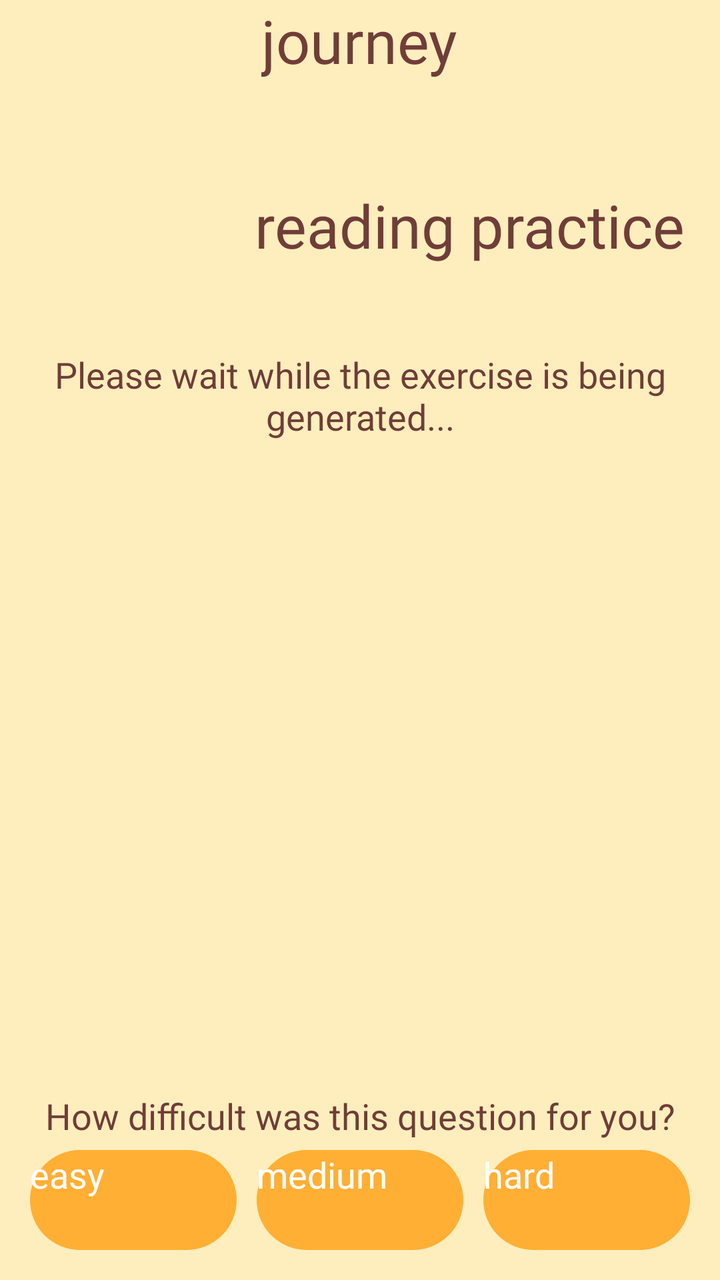
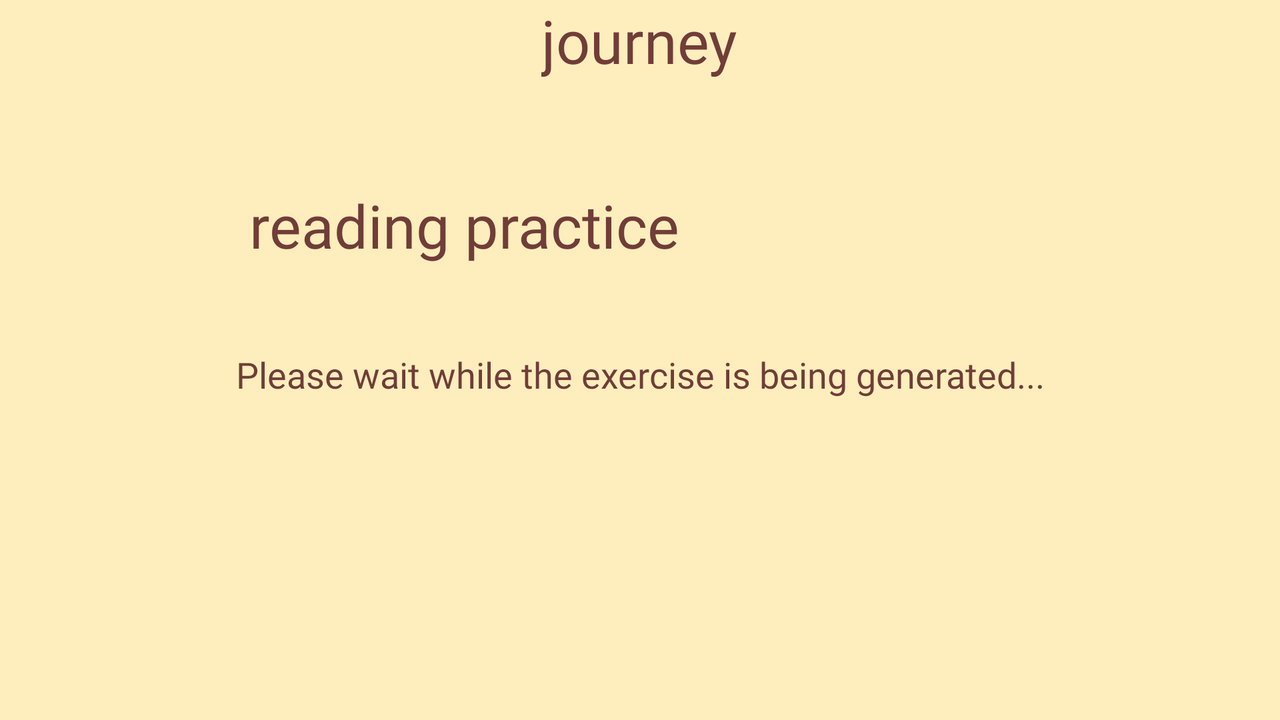

An Android layout and its configuration variant, each rendered on a device that would load it. The default file and the variant file are quoted in full after the pictures.
<!-- AndroidManifest.xml: application theme Theme.ChatBot -->
<!-- res/layout/activity_reading.xml -->
<?xml version="1.0" encoding="utf-8"?>
<androidx.constraintlayout.widget.ConstraintLayout xmlns:android="http://schemas.android.com/apk/res/android"
    xmlns:app="http://schemas.android.com/apk/res-auto"
    xmlns:tools="http://schemas.android.com/tools"
    android:id="@+id/main"
    android:layout_width="match_parent"
    android:layout_height="match_parent"
    android:background="#ffeebd"
    tools:context=".ReadingActivity">

    <LinearLayout
        android:id="@+id/topLayout"
        android:layout_width="0dp"
        android:layout_height="wrap_content"
        android:orientation="vertical"
        app:layout_constraintTop_toTopOf="parent"
        app:layout_constraintStart_toStartOf="parent"
        app:layout_constraintEnd_toEndOf="parent">

        <TextView
            android:id="@+id/journeytxt"
            android:layout_width="wrap_content"
            android:layout_height="55dp"
            android:layout_gravity="center"
            android:fontFamily="@font/od_bold"
            android:text="journey"
            android:textColor="#703d38"
            android:textSize="30dp" />

        <LinearLayout
            android:layout_width="match_parent"
            android:layout_height="110dp"
            android:orientation="horizontal"
            android:gravity="center">

            <ImageView
                android:id="@+id/imageView2"
                android:layout_width="110dp"
                android:layout_height="110dp"
                app:srcCompat="@drawable/book" />

            <TextView
                android:id="@+id/readingtxt"
                android:layout_width="wrap_content"
                android:layout_height="55dp"
                android:layout_gravity="center"
                android:layout_marginTop="10dp"
                android:fontFamily="@font/od_bold"
                android:text="reading practice"
                android:textColor="#703d38"
                android:textSize="30dp" />

        </LinearLayout>
    </LinearLayout>

    <ScrollView
        android:id="@+id/scrollView"
        android:layout_width="0dp"
        android:layout_height="0dp"
        android:layout_margin="10dp"
        app:layout_constraintTop_toBottomOf="@+id/topLayout"
        app:layout_constraintStart_toStartOf="parent"
        app:layout_constraintEnd_toEndOf="parent"
        app:layout_constraintBottom_toTopOf="@+id/diffTxt">

        <TextView
            android:id="@+id/texttxt"
            android:layout_width="match_parent"
            android:layout_height="wrap_content"
            android:fontFamily="@font/od_regular"
            android:text="Please wait while the exercise is being generated..."
            android:textAlignment="center"
            android:textColor="#703d38"
            android:textSize="18sp" />
    </ScrollView>

    <TextView
        android:id="@+id/diffTxt"
        android:layout_width="0dp"
        android:layout_height="wrap_content"
        android:textAlignment="center"
        android:textColor="#703d38"
        android:textSize="18sp"
        android:fontFamily="@font/od_regular"
        android:text="How difficult was this question for you?"
        app:layout_constraintTop_toBottomOf="@+id/scrollView"
        app:layout_constraintStart_toStartOf="parent"
        app:layout_constraintEnd_toEndOf="parent"
        app:layout_constraintBottom_toTopOf="@+id/buttonLayout"
        app:layout_constraintHorizontal_bias="0.5" />

    <LinearLayout
        android:id="@+id/buttonLayout"
        android:layout_width="0dp"
        android:layout_height="wrap_content"
        android:orientation="horizontal"
        android:layout_marginStart="10dp"
        android:layout_marginEnd="10dp"
        android:layout_marginBottom="10dp"
        app:layout_constraintTop_toBottomOf="@+id/diffTxt"
        app:layout_constraintStart_toStartOf="parent"
        app:layout_constraintEnd_toEndOf="parent"
        app:layout_constraintBottom_toBottomOf="parent">

        <androidx.appcompat.widget.AppCompatButton
            android:id="@+id/easybtn"
            android:layout_width="0dp"
            android:layout_height="50dp"
            android:layout_weight="1"
            android:layout_margin="5dp"
            android:background="@drawable/button_bg"
            android:fontFamily="@font/od_regular"
            android:text="easy"
            android:textAllCaps="false"
            android:textColor="@color/white"
            android:textSize="18sp" />

        <androidx.appcompat.widget.AppCompatButton
            android:id="@+id/mediumbtn"
            android:layout_width="0dp"
            android:layout_height="50dp"
            android:layout_weight="1"
            android:layout_margin="5dp"
            android:background="@drawable/button_bg"
            android:fontFamily="@font/od_regular"
            android:text="medium"
            android:textAllCaps="false"
            android:textColor="@color/white"
            android:textSize="18sp" />

        <androidx.appcompat.widget.AppCompatButton
            android:id="@+id/hardbtn"
            android:layout_width="0dp"
            android:layout_height="50dp"
            android:layout_weight="1"
            android:layout_margin="5dp"
            android:background="@drawable/button_bg"
            android:fontFamily="@font/od_regular"
            android:text="hard"
            android:textAllCaps="false"
            android:textColor="@color/white"
            android:textSize="18sp" />
    </LinearLayout>

</androidx.constraintlayout.widget.ConstraintLayout>
<!-- resources referenced by this layout -->
<resources>
  <color name="white">#FFFFFFFF</color>
  <!-- drawable book: png bitmap (drawable, 1872 bytes) -->
  <!-- drawable button_bg (drawable) -->
  <?xml version="1.0" encoding="utf-8"?>
  <selector xmlns:android="http://schemas.android.com/apk/res/android">
  <item>
      <shape android:shape="rectangle">
          <corners android:radius="50dp"/>
          <solid android:color="#ffaf34"/>
      </shape>
  </item>
  </selector>
</resources>
<!-- res/layout-land/activity_reading.xml (the repository's variant of the layout above) -->
<!-- drawn on the phone turned sideways -->
<?xml version="1.0" encoding="utf-8"?>
<androidx.constraintlayout.widget.ConstraintLayout xmlns:android="http://schemas.android.com/apk/res/android"
    xmlns:app="http://schemas.android.com/apk/res-auto"
    xmlns:tools="http://schemas.android.com/tools"
    android:id="@+id/main"
    android:layout_width="match_parent"
    android:layout_height="match_parent"
    android:background="#ffeebd"
    tools:context=".ReadingActivity">

    <LinearLayout
        android:layout_width="match_parent"
        android:layout_height="match_parent"
        android:orientation="vertical">

        <LinearLayout
            android:layout_width="match_parent"
            android:layout_height="55dp"
            android:gravity="center"
            android:orientation="horizontal">

            <TextView
                android:id="@+id/journeytxt"
                android:layout_width="wrap_content"
                android:layout_height="55dp"
                android:fontFamily="@font/od_bold"
                android:text="journey"
                android:textColor="#703d38"
                android:textSize="30dp" />

        </LinearLayout>

        <LinearLayout
            android:layout_width="match_parent"
            android:layout_height="110dp"
            android:orientation="horizontal">

            <ImageView
                android:id="@+id/imageView2"
                android:layout_width="110dp"
                android:layout_height="110dp"
                app:srcCompat="@drawable/book" />

            <TextView
                android:id="@+id/readingtxt"
                android:layout_width="wrap_content"
                android:layout_height="55dp"
                android:layout_gravity="center"
                android:layout_marginTop="10dp"
                android:fontFamily="@font/od_bold"
                android:text="  reading practice"
                android:textColor="#703d38"
                android:textSize="30dp" />

        </LinearLayout>

        <LinearLayout
            android:layout_width="match_parent"
            android:layout_height="400dp"
            android:orientation="vertical">

            <ScrollView
                android:layout_width="match_parent"
                android:layout_height="match_parent">

                <TextView
                    android:id="@+id/texttxt"
                    android:layout_width="match_parent"
                    android:layout_height="wrap_content"
                    android:layout_marginStart="10dp"
                    android:layout_marginTop="10dp"
                    android:layout_marginEnd="10dp"
                    android:layout_marginBottom="10dp"
                    android:fontFamily="@font/od_regular"
                    android:text="Please wait while the exercise is being generated..."
                    android:textAlignment="center"
                    android:textColor="#703d38"
                    android:textSize="18dp" />
            </ScrollView>

        </LinearLayout>

        <LinearLayout
            android:layout_width="match_parent"
            android:layout_height="25dp"
            android:orientation="vertical">

            <TextView
                android:id="@+id/diffTxt"
                android:layout_width="match_parent"
                android:layout_height="wrap_content"
                android:textAlignment="center"
                android:textColor="#703d38"
                android:textSize="18sp"
                android:fontFamily="@font/od_regular"
                android:text="How difficult was this question for you?"/>
        </LinearLayout>

        <LinearLayout
            android:layout_width="match_parent"
            android:layout_height="100dp"
            android:layout_marginStart="10dp"
            android:layout_marginEnd="10dp"
            android:orientation="horizontal">

            <LinearLayout
                android:layout_width="0dp"
                android:layout_height="100dp"
                android:layout_weight="0.2"
                android:orientation="vertical">

                <androidx.constraintlayout.widget.ConstraintLayout
                    android:layout_width="match_parent"
                    android:layout_height="match_parent"
                    android:layout_weight="1">

                    <androidx.appcompat.widget.AppCompatButton
                        android:id="@+id/easybtn"
                        android:layout_width="match_parent"
                        android:layout_height="50dp"
                        android:layout_marginStart="5dp"
                        android:layout_marginTop="18dp"
                        android:layout_marginEnd="5dp"
                        android:layout_marginBottom="39dp"
                        android:layout_weight="1"
                        android:background="@drawable/button_bg"
                        android:fontFamily="@font/od_regular"
                        android:text="easy"
                        android:textAllCaps="false"
                        android:textColor="@color/white"
                        android:textSize="18sp"
                        app:layout_constraintBottom_toBottomOf="parent"
                        app:layout_constraintEnd_toEndOf="parent"
                        app:layout_constraintStart_toStartOf="parent"
                        app:layout_constraintTop_toTopOf="parent" />
                </androidx.constraintlayout.widget.ConstraintLayout>

            </LinearLayout>

            <LinearLayout
                android:layout_width="1dp"
                android:layout_height="100dp"
                android:layout_weight="0.2"
                android:orientation="vertical">

                <androidx.constraintlayout.widget.ConstraintLayout
                    android:layout_width="match_parent"
                    android:layout_height="match_parent"
                    android:layout_weight="1">

                    <androidx.appcompat.widget.AppCompatButton
                        android:id="@+id/mediumbtn"
                        android:layout_width="match_parent"
                        android:layout_height="50dp"
                        android:layout_marginStart="5dp"
                        android:layout_marginTop="18dp"
                        android:layout_marginEnd="5dp"
                        android:layout_marginBottom="39dp"
                        android:layout_weight="1"
                        android:background="@drawable/button_bg"
                        android:fontFamily="@font/od_regular"
                        android:text="medium"
                        android:textAllCaps="false"
                        android:textColor="@color/white"
                        android:textSize="18sp"
                        app:layout_constraintBottom_toBottomOf="parent"
                        app:layout_constraintEnd_toEndOf="parent"
                        app:layout_constraintStart_toStartOf="parent"
                        app:layout_constraintTop_toTopOf="parent" />
                </androidx.constraintlayout.widget.ConstraintLayout>

            </LinearLayout>

            <LinearLayout
                android:layout_width="1dp"
                android:layout_height="100dp"
                android:layout_weight="0.2"
                android:orientation="vertical">

                <androidx.constraintlayout.widget.ConstraintLayout
                    android:layout_width="match_parent"
                    android:layout_height="match_parent"
                    android:layout_weight="1">

                    <androidx.appcompat.widget.AppCompatButton
                        android:id="@+id/hardbtn"
                        android:layout_width="match_parent"
                        android:layout_height="50dp"
                        android:layout_marginStart="5dp"
                        android:layout_marginTop="18dp"
                        android:layout_marginEnd="5dp"
                        android:layout_marginBottom="39dp"
                        android:layout_weight="1"
                        android:background="@drawable/button_bg"
                        android:fontFamily="@font/od_regular"
                        android:text="hard"
                        android:textAllCaps="false"
                        android:textColor="@color/white"
                        android:textSize="18sp"
                        app:layout_constraintBottom_toBottomOf="parent"
                        app:layout_constraintEnd_toEndOf="parent"
                        app:layout_constraintStart_toStartOf="parent"
                        app:layout_constraintTop_toTopOf="parent" />
                </androidx.constraintlayout.widget.ConstraintLayout>

            </LinearLayout>

        </LinearLayout>


    </LinearLayout>
</androidx.constraintlayout.widget.ConstraintLayout>
